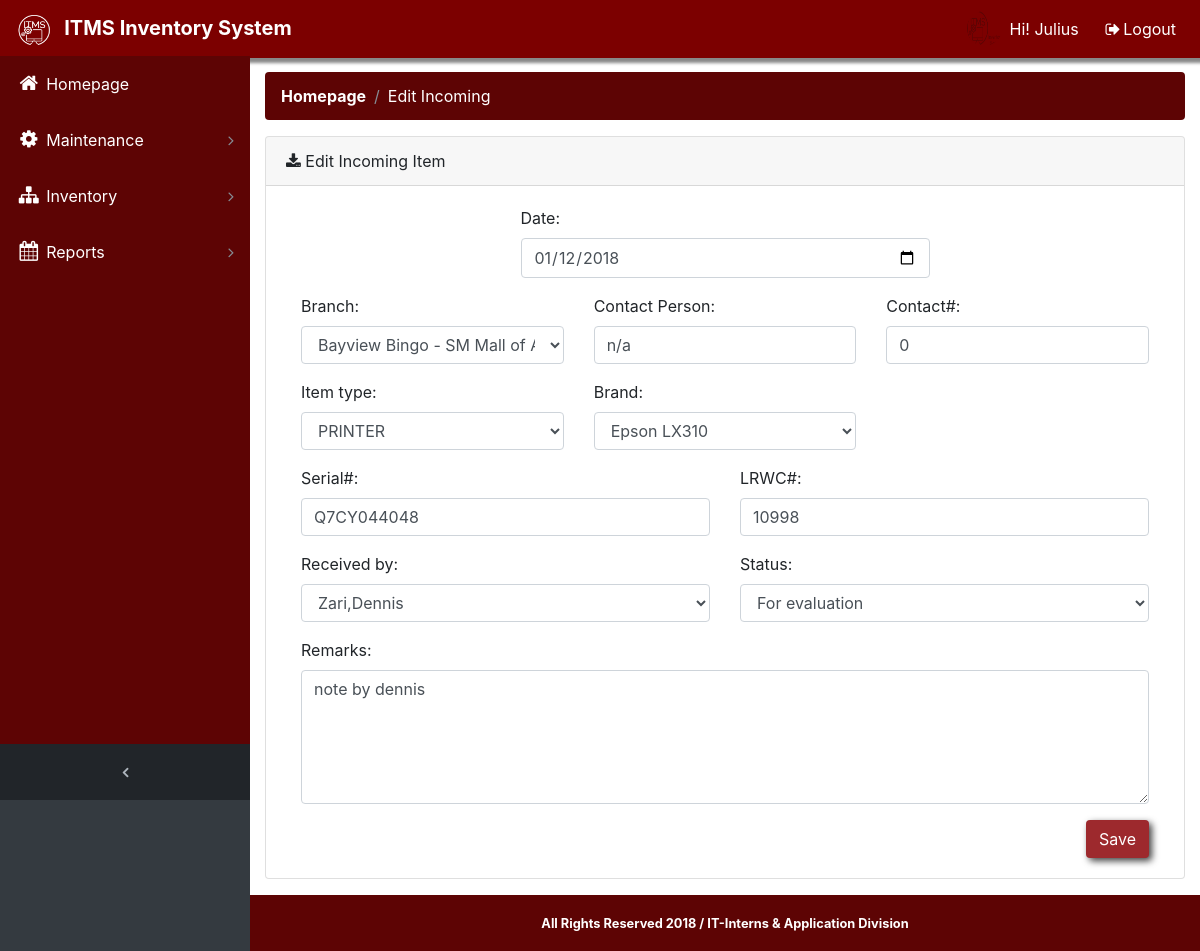
/edit_income.php?id=21 (signed in), run on the app's committed database.
### tables this page shows
CREATE TABLE IF NOT EXISTS `income_tbl` (
  `id` int(11) NOT NULL AUTO_INCREMENT,
  `trans` varchar(500) NOT NULL,
  `date` date NOT NULL,
  `branch_id` int(11) NOT NULL,
  `con_person` varchar(200) NOT NULL,
  `contact` int(11) NOT NULL,
  `item_id` int(11) NOT NULL,
  `os` varchar(255) NOT NULL,
  `ms` varchar(255) NOT NULL,
  `brand_id` int(11) NOT NULL,
  `serial` varchar(200) NOT NULL,
  `lrwc` varchar(200) NOT NULL,
  `receiver_id` int(11) NOT NULL,
  `status` varchar(200) NOT NULL,
  `remarks` text NOT NULL,
  `for_pullout` int(11) NOT NULL,
  PRIMARY KEY (`id`)
);

CREATE TABLE IF NOT EXISTS `branch` (
  `branch_id` int(11) NOT NULL AUTO_INCREMENT,
  `branch_name` varchar(100) NOT NULL,
  `corp_id` int(11) NOT NULL,
  `branch_add` varchar(100) NOT NULL,
  `branch_contactno` varchar(50) NOT NULL,
  PRIMARY KEY (`branch_id`),
  UNIQUE KEY `branch_id` (`branch_id`)
);

CREATE TABLE IF NOT EXISTS `items` (
  `item_id` int(11) NOT NULL AUTO_INCREMENT,
  `item_name` varchar(200) NOT NULL,
  PRIMARY KEY (`item_id`)
);

CREATE TABLE IF NOT EXISTS `brand` (
  `brand_id` int(11) NOT NULL AUTO_INCREMENT,
  `brand_name` varchar(200) NOT NULL,
  PRIMARY KEY (`brand_id`)
);

### edit_income.php (the view, shortened to what this page needs)
<?php
    include_once "includes/db_con.php";
    $query = "SELECT * FROM income_tbl INNER JOIN branch ON income_tbl.branch_id = branch.branch_id INNER JOIN items ON income_tbl.item_id = items.item_id INNER JOIN brand ON income_tbl.brand_id = brand.brand_id INNER JOIN admin_user ON income_tbl.receiver_id = admin_user.admin_id
    WHERE id = '".$_GET['id']."'";
    $run = mysqli_query($conn, $query);
    $row = mysqli_fetch_array($run);
        $item_id = $row['item_id'];
        $branch_id = $row['branch_id'];
        $brand_id = $row['brand_id'];
        $receiver_id = $row['admin_id'];
        $date = $row['date'];
        $branch_name = $row['branch_name'];
        $con_person = $row['con_person'];
        $contact = $row['contact'];
        $item_name = $row['item_name'];
        $brand_name = $row['brand_name'];
        $serial = $row['serial'];
        $lrwc = $row['lrwc'];
        $receiver_last = $row['lastname'];
        $receiver_first = $row['firstname'];
        $status = $row['status'];
        $remarks = $row['remarks'];
?>
<!DOCTYPE html>
<html lang="en">
<?php include"includes/head.php";?>
<body class="fixed-nav sticky-footer bg-dark" id="page-top">
  <?php include "includes/nav.php" ?>
  <div class="content-wrapper">
    <div class="container-fluid">
      <ol class="breadcrumb" style="background-color: #5d0404;">
        <li class="breadcrumb-item">
          <a href="index.php" style="color: white;"><b>Homepage</b></a>
        </li>
        <li class="breadcrumb-item active" style="color: white;">Edit Incoming</li>
      </ol>
      <div class="card mb-3">
        <div class="card-header">
          <i class="fa fa-download"></i> Edit Incoming Item</div>
        <div class="card-body">
            <div class="container">
                <form method="post" action="functions.php?pass_id=<?php echo $_GET['id']; ?>&serial=<?php echo $serial;?>&lrwc=<?php echo $lrwc; ?>">
                    <div class="row">
                        <div class="col-md-3"></div>
                        <div class="col-md-6">
                            <div class="form-group">
                                <label for="datetime">Date:</label>
                                 <input class="form-control" name="date"  value="<?php echo $date; ?>" type="date" required>
                            </div>
                        </div>
                        <div class="col-md-3"></div>
                    </div>
                    <div class="row">
                        <div class="col-md-4">
                            <div class="form-group">
                                <label for="branch">Branch: </label>
                                <select class="form-control" name="branch_id" required>
                                    <option value="<?php echo $branch_id; ?>"><?php echo $branch_name; ?></option>
                                </select>
                            </div>
                        </div>
                        <div class="col-md-4">
                            <div class="form-group">
                              <label for="contact_person">Contact Person:</label>
                              <input class="form-control" name="con_person" value="<?php echo $con_person; ?>" type="text" required>
                            </div>
                        </div>
                        <div class="col-md-4">
                            <div class="form-group">
                              <label for="contact">Contact#:</label>
                              <input class="form-control" name="contact" value="<?php echo $contact; ?>" type="text" id="con" required>
                            </div>
                        </div>
                    </div>
                    <div class="row">
                        <div class="col-md-4">
                            <div class="form-group">
                              <label for="item">Item type:</label>
                              <select class="form-control" name="item_id" required>
                                    <option value='<?php echo $item_id; ?>'><?php echo $item_name; ?></option>
                              </select>
                            </div>
                        </div>
                        <div class="col-md-4">
                            <div class="form-group">
                              <label for="brands">Brand:</label>
                              <select class="form-control" name="brand_id" required>
                                    <option value='<?php echo $brand_id; ?>'><?php echo $brand_name; ?></option>
                              </select>
                            </div>
                        </div>
                    </div>
                    <div class="row">
                        <div class="col-md-6">
                            <div class="form-group">
                                <label for="serial#">Serial#:</label>
                                 <input class="form-control" name="serial" value="<?php echo $serial; ?>" type="text" name="date" required>
                            </div>
                            <div class="form-group">
                              <label for="receiver">Received by:</label>
                              <select class="form-control" name="receiver_id" required>
                                    <option value='<?php echo $receiver_id; ?>'><?php echo $receiver_last.','.$receiver_first; ?></option>
                              </select>
                            </div>
                        </div>
                        <div class="col-md-6">
                            <div class="form-group">
                              <label for="lrwc#">LRWC#:</label>
                              <input class="form-control" name="lrwc" value="<?php echo $lrwc; ?>" type="text" required>
                            </div>
                            <div class="form-group">
                              <label for="status">Status:</label>
                              <select class="form-control" name="status" required>
                                    <option value='<?php echo $status; ?>'><?php echo $status; ?></option>
                              </select>
                            </div>
                        </div>
                    </div>
                    <div class="form-group">
                        <label for="remarkes">Remarks:</label>
                        <textarea class="form-control" rows="5" name="remarks" value="<?php echo $remarks; ?>" required><?php echo $remarks; ?></textarea>
                    </div>
                    <input type="submit" value="Save" name="edit" class="btn btn-pogi btn-md" style="float:right;">
                </form>
            </div>
        </div>
      </div>
    </div>
    <?php include "includes/footer.php" ?>
</div>
</body>
</html>

### includes/nav.php (shortened to what this page needs)
  <?php
        $query = "SELECT * FROM admin_user WHERE admin_id = '".$_SESSION['id']."'";
        $run = mysqli_query($conn, $query);
        $row = mysqli_fetch_array($run);
            $image = $row['img'];
            $firstname = $row['firstname'];
    ?>
<nav class="navbar navbar-expand-lg navbar-dark fixed-top" style="background-color: #7c0000; box-shadow: 3px 5px 3px #888888;" id="mainNav" >
    <a class="navbar-brand" href="index.php"><img src="images/Logomakr_2Op3Y0.png" height="30" width="37">&nbsp; <b> ITMS Inventory System</b></a>
    <div class="collapse navbar-collapse" id="navbarResponsive">
      <ul class="navbar-nav navbar-sidenav" id="exampleAccordion" style="background-color: #5d0404;">
        <li class="nav-item" data-toggle="tooltip" data-placement="right" title="Dashboard">
          <a class="nav-link" href="index.php">
            <i class="fa fa-fw fa-home" style="font-size:20px;color:white;"></i>
            <span class="nav-link-text" style="color: white;">Homepage</span>
          </a>
        </li>
        <li class="nav-item" data-toggle="tooltip" data-placement="right" title="Maintenance">
          <a class="nav-link nav-link-collapse collapsed" data-toggle="collapse" href="#collapseComponents" data-parent="#exampleAccordion">
            <i class="fa fa-fw fa-cog" style="font-size:20px;color:white;"></i>
            <span class="nav-link-text" style="color: white;">Maintenance</span>
          </a>
        </li>
       <li class="nav-item" data-toggle="tooltip" data-placement="right" title="Menu Levels">
          <a class="nav-link nav-link-collapse collapsed" data-toggle="collapse" href="#collapseMulti" data-parent="#exampleAccordion">
            <i class="fa fa-fw fa-sitemap" style="font-size:20px;color:white;"></i>
            <span class="nav-link-text" style="color: white;">Inventory</span>
          </a>
        </li>
        <li class="nav-item" data-toggle="tooltip" data-placement="right" title="Menu Levels">
           <a class="nav-link nav-link-collapse collapsed" data-toggle="collapse" href="#collapseComponents2" data-parent="#exampleAccordion">
                <i class="fa fa-fw fa-calendar" style="font-size:20px;color:white;"></i>
                <span class="nav-link-text" style="color: white;">Reports</span>
          </a>
        </li>
      </ul>
      <ul class="navbar-nav sidenav-toggler">
        <li class="nav-item">
          <a class="nav-link text-center" id="sidenavToggler">
            <i class="fa fa-fw fa-angle-left"></i>
          </a>
        </li>
      </ul>
      <ul class="navbar-nav ml-auto">
        <li class="nav-item">
          <form class="form-inline my-2 my-lg-0 mr-lg-2">
            <div class="form-group">
              <img class="rounded-circle" data-toggle="modal" data-target="#frofile" src="images/<?php echo $image ?>" style="height:35px; width:35px;">
              <span>
                  <a class="nav-link" data-toggle="modal" data-target="#profile" style="color: white;">Hi! <?php echo $firstname; ?></a>
              </span>
            </div>
          </form>
        </li>
        <li class="nav-item">
          <a class="nav-link" data-toggle="modal" data-target="#exampleModal" style="color: white;">
            <i class="fa fa-fw fa-sign-out"></i>Logout</a>
        </li>
      </ul>
    </div>
  </nav>

### css/sb-admin.css (style rules this page uses)
html { position: relative; min-height: 100%; }
body { overflow-x: hidden; }
body.sticky-footer { margin-bottom: 56px; }
body.sticky-footer .content-wrapper { min-height: calc(100vh - 56px - 56px); }
body.fixed-nav { padding-top: 56px; }
.content-wrapper { min-height: calc(100vh - 56px); padding-top: 1rem; }
#mainNav .navbar-collapse { overflow: auto; max-height: 75vh; }
#mainNav .navbar-collapse .navbar-nav .nav-item .nav-link { cursor: pointer; }
#mainNav .navbar-collapse .navbar-sidenav .nav-link-collapse:after { float: right; content: '\f107'; font-family: 'FontAwesome'; }
#mainNav .navbar-collapse .navbar-sidenav .nav-link-collapse.collapsed:after { content: '\f105'; }
#mainNav .navbar-collapse .sidenav-toggler { display: none; }
@media (min-width: 992px) { #mainNav .navbar-brand { width: 250px; } }
@media (min-width: 992px) { #mainNav .navbar-collapse { overflow: visible; max-height: none; } }
@media (min-width: 992px) { #mainNav .navbar-collapse .navbar-sidenav { position: absolute; top: 0; left: 0; overflow-x: hidden; overflow-y: auto; -webkit-flex-direction: column; -ms-flex-direction: column; flex-direction: column; margin-top: 56px; } }
@media (min-width: 992px) { #mainNav .navbar-collapse .navbar-sidenav > .nav-item { width: 250px; padding: 0; } }
@media (min-width: 992px) { #mainNav .navbar-collapse .navbar-sidenav > .nav-item > .nav-link { padding: 1em; } }
#mainNav.fixed-top .sidenav-toggler { display: none; }
@media (min-width: 992px) { #mainNav.fixed-top .navbar-sidenav { height: calc(100vh - 112px); } }
@media (min-width: 992px) { #mainNav.fixed-top .sidenav-toggler { position: absolute; top: 0; left: 0; display: flex; overflow-x: hidden; overflow-y: auto; -webkit-flex-direction: column; -ms-flex-direction: column; flex-direction: column; margin-top: calc(100vh - 56px); } }
@media (min-width: 992px) { #mainNav.fixed-top .sidenav-toggler > .nav-item { width: 250px; padding: 0; } }
@media (min-width: 992px) { #mainNav.fixed-top .sidenav-toggler > .nav-item > .nav-link { padding: 1em; } }
#mainNav.fixed-top.navbar-dark .sidenav-toggler { background-color: #212529; }
#mainNav.fixed-top.navbar-dark .sidenav-toggler a i { color: #adb5bd; }
.content-wrapper { overflow-x: hidden; background: white; }
@media (min-width: 992px) { .content-wrapper { margin-left: 250px; } }
#sidenavToggler i { font-weight: 800; }
#mainNav.navbar-dark .navbar-collapse .navbar-sidenav .nav-link-collapse:after { color: #868e96; }
#mainNav.navbar-dark .navbar-collapse .navbar-sidenav > .nav-item > .nav-link { color: #868e96; }
@media (min-width: 992px) { #mainNav.navbar-dark .navbar-collapse .navbar-sidenav { background: #343a40; } }

### css/button.css (style rules this page uses)
.btn-pogi { color: #FFFFFF; background-color: #9D292D; -webkit-box-shadow: 3px 3px 7px 0px rgba(0,0,0,0.75); -moz-box-shadow: 3px 3px 7px 0px rgba(0,0,0,0.75); box-shadow: 3px 3px 7px 0px rgba(0,0,0,0.75); }

### data on the page
income_tbl: date "01/12/2018", branch_id "Bayview Bingo - SM Mall of Asia", con_person "n/a", contact "0", item_id "PRINTER", brand_id "Epson LX310", serial "Q7CY044048", receiver_id "Zari,Dennis", lrwc "10998", status "For evaluation", remarks "note by dennis"

### other printed values
$firstname "Julius"
